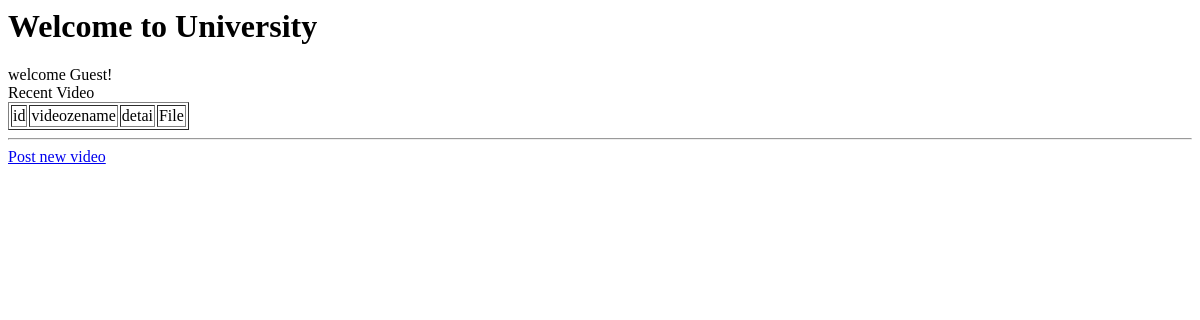
/video/index/, run on an earlier commit of the app's database.
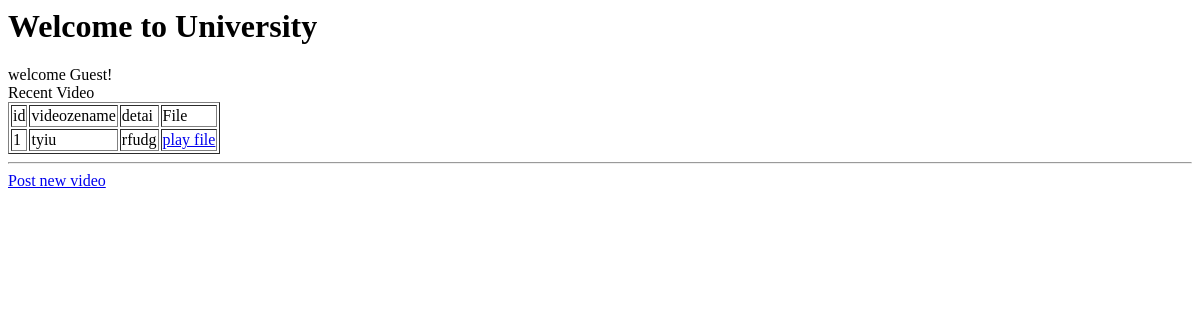
And on a later commit of the database.
### education/models.py (models this page shows)
class Video(models.Model):
    professor_video = models.ForeignKey(Profile, on_delete=models.CASCADE)
    videozename = models.CharField(max_length=200)
    detai = models.CharField(max_length=1000)
    videofile = models.FileField(upload_to='videos/')
    id = models.AutoField(primary_key=True)

### education/views.py (the view)
# urls.py: url(r"^video/index/", videoIndex, name="videoIndex"),
def videoIndex(request):
    videos = Video.objects.all()
    return render(request, "video/index.html",{"videos":videos})

### education/templates/video/index.html
{% extends 'base.html' %}
{% block content %}
welcome {{ user.username|default:'Guest' }}! <br/>
Recent Video
<table border="1">
	<tr><td>id</td><td>videozename</td><td>detai</td><td>File</td></tr>
{% for video in videos %}
<tr>
	<td>{{video.id}}</td>
	<td>{{video.videozename}}</td>
	<td>{{video.detai}}</td>
	<td><a href="../play/{{video.id}}">play file</a></td>
</tr>
{% endfor %}
</table>
<hr/>
<a href="/video/upload"> Post new video</a>
{% endblock %}

### education/templates/base.html (shortened to what this page needs)
<h1>Welcome to University</h1>
{% block content %}
{% endblock %}

What changed in the data, as far as the page shows it:
added Video: id "1", videozename "tyiu", detai "rfudg"
